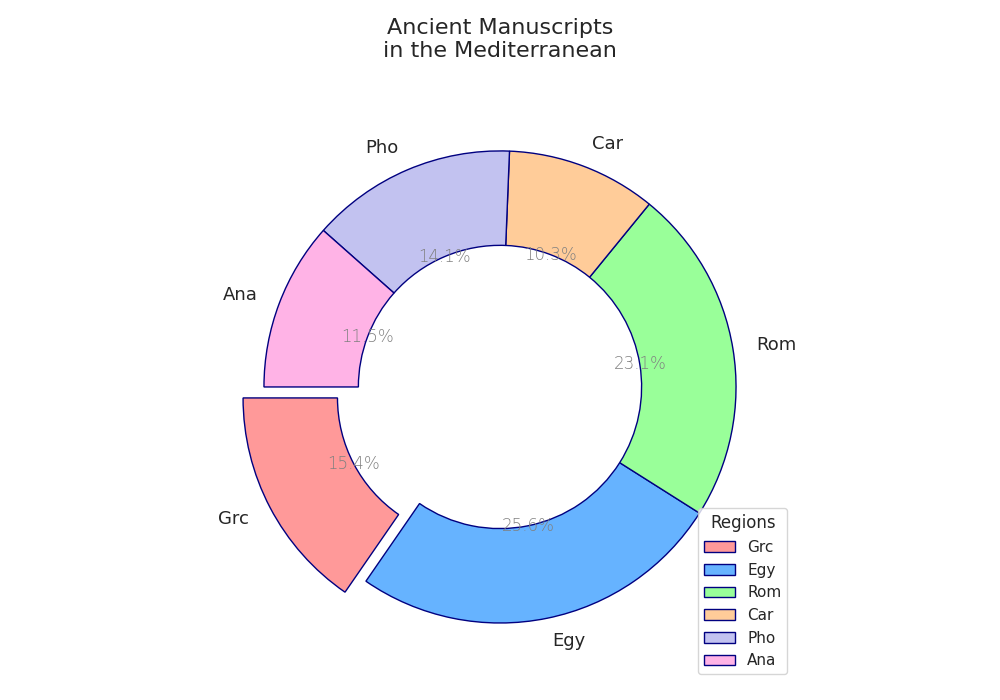

The script that drew this image:
import matplotlib.pyplot as plt

regions = ['Grc', 'Egy', 'Rom', 'Car', 'Pho', 'Ana']
manuscripts = [120, 200, 180, 80, 110, 90]
colors = ['#ff9999', '#66b3ff', '#99ff99', '#ffcc99', '#c2c2f0', '#ffb3e6']
explode = (0.1, 0, 0, 0, 0, 0)

fig, ax = plt.subplots(figsize=(10, 7))
wedges, texts, autotexts = ax.pie(manuscripts, labels=regions, autopct='%1.1f%%', startangle=180,
                                  colors=colors, explode=explode, wedgeprops=dict(width=0.4, edgecolor='navy'))

for text in texts:
    text.set_size(13)
    text.set_fontweight('normal')
for autotext in autotexts:
    autotext.set_color('gray')
    autotext.set_weight('light')

plt.title('Ancient Manuscripts\nin the Mediterranean', fontsize=16, fontweight='normal', pad=25)
plt.grid(True, color='lightgrey', linestyle='--')
plt.tight_layout()
plt.legend(wedges, regions, title="Regions", loc="lower right")
plt.show()
